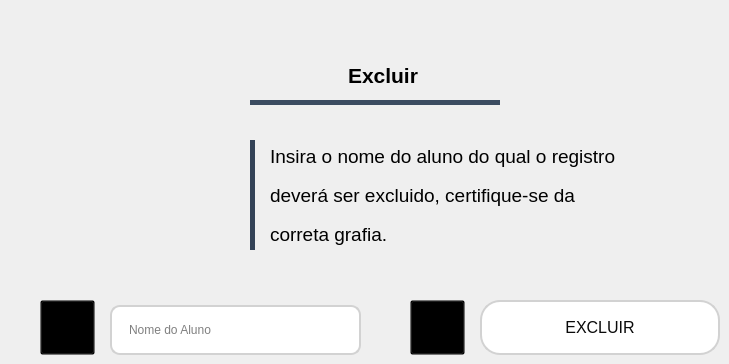
             <widget class="QWidget" name="Delete1">
              <widget class="QWidget" name="horizontalLayoutWidget_4">
               <property name="geometry">
                <rect>
                 <x>250</x>
                 <y>40</y>
                 <width>251</width>
                 <height>71</height>
                </rect>
               </property>
               <layout class="QHBoxLayout" name="ConjuntoDEL">
                <property name="spacing">
                 <number>8</number>
                </property>
                <property name="sizeConstraint">
                 <enum>QLayout::SetDefaultConstraint</enum>
                </property>
                <property name="leftMargin">
                 <number>0</number>
                </property>
                <property name="rightMargin">
                 <number>0</number>
                </property>
                <item>
                 <spacer name="horizontalSpacer_13">
                  <property name="orientation">
                   <enum>Qt::Horizontal</enum>
                  </property>
                  <property name="sizeHint" stdset="0">
                   <size>
                    <width>40</width>
                    <height>20</height>
                   </size>
                  </property>
                 </spacer>
                </item>
                <item>
                 <widget class="QLabel" name="IconTopDEL_2">
                  <property name="maximumSize">
                   <size>
                    <width>40</width>
                    <height>40</height>
                   </size>
                  </property>
                  <property name="font">
                   <font>
                    <family>Niagara Solid</family>
                   </font>
                  </property>
                  <property name="text">
                   <string/>
                  </property>
                  <property name="pixmap">
                   <pixmap resource="IAH/file_rc.qrc">:/Icons/deleteicon4.png</pixmap>
                  </property>
                  <property name="scaledContents">
                   <bool>true</bool>
                  </property>
                 </widget>
                </item>
                <item>
                 <widget class="QLabel" name="text_TopDEL_2">
                  <property name="maximumSize">
                   <size>
                    <width>220</width>
                    <height>32</height>
                   </size>
                  </property>
                  <property name="font">
                   <font>
                    <family>Arial</family>
                    <pointsize>16</pointsize>
                    <weight>75</weight>
                    <bold>true</bold>
                   </font>
                  </property>
                  <property name="styleSheet">
                   <string notr="true">color: rgb(0, 0, 0);
</string>
                  </property>
                  <property name="text">
                   <string>Excluir</string>
                  </property>
                  <property name="alignment">
                   <set>Qt::AlignCenter</set>
                  </property>
                 </widget>
                </item>
                <item>
                 <spacer name="horizontalSpacer_14">
                  <property name="orientation">
                   <enum>Qt::Horizontal</enum>
                  </property>
                  <property name="sizeHint" stdset="0">
                   <size>
                    <width>40</width>
                    <height>20</height>
                   </size>
                  </property>
                 </spacer>
                </item>
               </layout>
              </widget>
              <widget class="QWidget" name="BlueBar_6" native="true">
               <property name="geometry">
                <rect>
                 <x>250</x>
                 <y>100</y>
                 <width>250</width>
                 <height>5</height>
                </rect>
               </property>
               <property name="styleSheet">
                <string notr="true">background-color: rgb(60, 76, 97);

</string>
               </property>
              </widget>
              <widget class="QPushButton" name="DelButtonDEL">
               <property name="geometry">
                <rect>
                 <x>480</x>
                 <y>300</y>
                 <width>240</width>
                 <height>55</height>
                </rect>
               </property>
               <property name="font">
                <font>
                 <family>Segoe UI</family>
                 <pointsize>12</pointsize>
                </font>
               </property>
               <property name="cursor">
                <cursorShape>PointingHandCursor</cursorShape>
               </property>
               <property name="styleSheet">
                <string notr="true">QPushButton{
background-color: rgb(255, 255, 255);
color: rgb(10, 10, 10);
border: 2px solid rgb(210, 210, 210);
border-radius: 20px;
}

QPushButton:hover{
background-color: rgb(250, 250, 250);
color: rgb(10, 10, 10);
border: 2px solid rgb(160, 160, 160);
border-radius: 20px;
}

QPushButton:pressed{
background-color: #ff0d51;
color: rgb(255, 255, 255);
border: 2px solid rgb(230, 230, 230);
border-radius: 20px;
}</string>
               </property>
               <property name="text">
                <string>EXCLUIR</string>
               </property>
              </widget>
              <widget class="QPushButton" name="UserIconDEL">
               <property name="geometry">
                <rect>
                 <x>40</x>
                 <y>300</y>
                 <width>55</width>
                 <height>55</height>
                </rect>
               </property>
               <property name="maximumSize">
                <size>
                 <width>55</width>
                 <height>55</height>
                </size>
               </property>
               <property name="cursor">
                <cursorShape>ArrowCursor</cursorShape>
               </property>
               <property name="styleSheet">
                <string notr="true">background: transparent;</string>
               </property>
               <property name="text">
                <string/>
               </property>
               <property name="icon">
                <iconset resource="IAH/file_rc.qrc">
                 <normaloff>:/Icons/free-user-icon-3296-thumb.png</normaloff>:/Icons/free-user-icon-3296-thumb.png</iconset>
               </property>
               <property name="iconSize">
                <size>
                 <width>55</width>
                 <height>55</height>
                </size>
               </property>
              </widget>
              <widget class="QLineEdit" name="InputButtonDEL">
               <property name="geometry">
                <rect>
                 <x>110</x>
                 <y>305</y>
                 <width>251</width>
                 <height>50</height>
                </rect>
               </property>
               <property name="minimumSize">
                <size>
                 <width>190</width>
                 <height>35</height>
                </size>
               </property>
               <property name="font">
                <font>
                 <family>Segoe UI</family>
                 <pointsize>9</pointsize>
                </font>
               </property>
               <property name="cursor">
                <cursorShape>IBeamCursor</cursorShape>
               </property>
               <property name="styleSheet">
                <string notr="true">QLineEdit{
border: 2px solid rgb(210, 210, 210);
border-radius: 10px;
padding: 15px;
background-color: rgb(255, 255, 255);
}

QLineEdit:hover{
border: 2px solid rgb(150, 150, 150);
}

QLineEdit:focus{
border: 2px solid rgb(51, 66, 87);
color: rgb(51, 66, 87);
}</string>
               </property>
               <property name="maxLength">
                <number>100</number>
               </property>
               <property name="placeholderText">
                <string>Nome do Aluno</string>
               </property>
              </widget>
              <widget class="QWidget" name="verticalLayoutWidget_4">
               <property name="geometry">
                <rect>
                 <x>270</x>
                 <y>140</y>
                 <width>361</width>
                 <height>111</height>
                </rect>
               </property>
               <layout class="QVBoxLayout" name="ConjuntoTextoAD_2">
                <item>
                 <widget class="QLabel" name="text1DEL_2">
                  <property name="font">
                   <font>
                    <pointsize>14</pointsize>
                    <weight>50</weight>
                    <bold>false</bold>
                   </font>
                  </property>
                  <property name="styleSheet">
                   <string notr="true">text-align: center;</string>
                  </property>
                  <property name="text">
                   <string>Insira o nome do aluno do qual o registro</string>
                  </property>
                  <property name="alignment">
                   <set>Qt::AlignLeading|Qt::AlignLeft|Qt::AlignVCenter</set>
                  </property>
                 </widget>
                </item>
                <item>
                 <widget class="QLabel" name="text2DEL_2">
                  <property name="font">
                   <font>
                    <pointsize>14</pointsize>
                    <weight>50</weight>
                    <bold>false</bold>
                   </font>
                  </property>
                  <property name="styleSheet">
                   <string notr="true">text-align: center;
</string>
                  </property>
                  <property name="text">
                   <string>deverá ser excluido, certifique-se da</string>
                  </property>
                  <property name="alignment">
                   <set>Qt::AlignLeading|Qt::AlignLeft|Qt::AlignVCenter</set>
                  </property>
                 </widget>
                </item>
                <item>
                 <widget class="QLabel" name="text3DEL_2">
                  <property name="font">
                   <font>
                    <pointsize>14</pointsize>
                    <weight>50</weight>
                    <bold>false</bold>
                   </font>
                  </property>
                  <property name="styleSheet">
                   <string notr="true">QLabel{
text-align: center
}</string>
                  </property>
                  <property name="text">
                   <string>correta grafia.</string>
                  </property>
                  <property name="alignment">
                   <set>Qt::AlignLeading|Qt::AlignLeft|Qt::AlignVCenter</set>
                  </property>
                 </widget>
                </item>
               </layout>
              </widget>
              <widget class="QFrame" name="BSD_6">
               <property name="geometry">
                <rect>
                 <x>250</x>
                 <y>140</y>
                 <width>5</width>
                 <height>110</height>
                </rect>
               </property>
               <property name="maximumSize">
                <size>
                 <width>12</width>
                 <height>16777215</height>
                </size>
               </property>
               <property name="styleSheet">
                <string notr="true">background-color: rgb(51, 66, 87);</string>
               </property>
               <property name="frameShape">
                <enum>QFrame::NoFrame</enum>
               </property>
               <property name="frameShadow">
                <enum>QFrame::Raised</enum>
               </property>
              </widget>
              <widget class="QPushButton" name="UserDelIconDEL">
               <property name="geometry">
                <rect>
                 <x>410</x>
                 <y>300</y>
                 <width>55</width>
                 <height>55</height>
                </rect>
               </property>
               <property name="maximumSize">
                <size>
                 <width>64</width>
                 <height>64</height>
                </size>
               </property>
               <property name="cursor">
                <cursorShape>ArrowCursor</cursorShape>
               </property>
               <property name="styleSheet">
                <string notr="true">background: transparent;</string>
               </property>
               <property name="text">
                <string/>
               </property>
               <property name="icon">
                <iconset resource="IAH/file_rc.qrc">
                 <normaloff>:/Icons/delete-user.png</normaloff>:/Icons/delete-user.png</iconset>
               </property>
               <property name="iconSize">
                <size>
                 <width>55</width>
                 <height>55</height>
                </size>
               </property>
              </widget>
              <widget class="QLabel" name="DBdelIconDEL">
               <property name="geometry">
                <rect>
                 <x>140</x>
                 <y>150</y>
                 <width>80</width>
                 <height>80</height>
                </rect>
               </property>
               <property name="text">
                <string/>
               </property>
               <property name="pixmap">
                <pixmap resource="IAH/file_rc.qrc">:/Icons/database delete icon.png</pixmap>
               </property>
               <property name="scaledContents">
                <bool>true</bool>
               </property>
              </widget>
             </widget>
